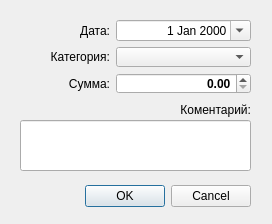
<?xml version="1.0" encoding="UTF-8"?>
<ui version="4.0">
 <class>Dialog</class>
 <widget class="QDialog" name="Dialog">
  <property name="geometry">
   <rect>
    <x>0</x>
    <y>0</y>
    <width>272</width>
    <height>224</height>
   </rect>
  </property>
  <property name="minimumSize">
   <size>
    <width>272</width>
    <height>224</height>
   </size>
  </property>
  <property name="maximumSize">
   <size>
    <width>272</width>
    <height>224</height>
   </size>
  </property>
  <property name="windowTitle">
   <string>Ввод расхода:</string>
  </property>
  <property name="sizeGripEnabled">
   <bool>false</bool>
  </property>
  <property name="modal">
   <bool>true</bool>
  </property>
  <widget class="QDialogButtonBox" name="buttonBox">
   <property name="geometry">
    <rect>
     <x>20</x>
     <y>180</y>
     <width>231</width>
     <height>32</height>
    </rect>
   </property>
   <property name="orientation">
    <enum>Qt::Horizontal</enum>
   </property>
   <property name="standardButtons">
    <set>QDialogButtonBox::Cancel|QDialogButtonBox::Ok</set>
   </property>
  </widget>
  <widget class="QLabel" name="labelComment">
   <property name="geometry">
    <rect>
     <x>20</x>
     <y>100</y>
     <width>231</width>
     <height>20</height>
    </rect>
   </property>
   <property name="minimumSize">
    <size>
     <width>90</width>
     <height>0</height>
    </size>
   </property>
   <property name="text">
    <string>Коментарий:</string>
   </property>
   <property name="alignment">
    <set>Qt::AlignRight|Qt::AlignTrailing|Qt::AlignVCenter</set>
   </property>
  </widget>
  <widget class="QWidget" name="layoutWidget">
   <property name="geometry">
    <rect>
     <x>20</x>
     <y>20</y>
     <width>231</width>
     <height>74</height>
    </rect>
   </property>
   <layout class="QFormLayout" name="formLayout">
    <item row="0" column="0">
     <widget class="QLabel" name="labelDate">
      <property name="minimumSize">
       <size>
        <width>90</width>
        <height>0</height>
       </size>
      </property>
      <property name="text">
       <string>Дата:</string>
      </property>
      <property name="alignment">
       <set>Qt::AlignRight|Qt::AlignTrailing|Qt::AlignVCenter</set>
      </property>
     </widget>
    </item>
    <item row="0" column="1">
     <widget class="QDateEdit" name="dateEdit">
      <property name="alignment">
       <set>Qt::AlignRight|Qt::AlignTrailing|Qt::AlignVCenter</set>
      </property>
      <property name="calendarPopup">
       <bool>true</bool>
      </property>
     </widget>
    </item>
    <item row="1" column="0">
     <widget class="QLabel" name="labelType">
      <property name="minimumSize">
       <size>
        <width>90</width>
        <height>0</height>
       </size>
      </property>
      <property name="text">
       <string>Категория:</string>
      </property>
      <property name="alignment">
       <set>Qt::AlignRight|Qt::AlignTrailing|Qt::AlignVCenter</set>
      </property>
     </widget>
    </item>
    <item row="1" column="1">
     <widget class="QComboBox" name="comboBoxType">
      <property name="currentIndex">
       <number>-1</number>
      </property>
      <item>
       <property name="text">
        <string>Проезд</string>
       </property>
      </item>
      <item>
       <property name="text">
        <string>Обед</string>
       </property>
      </item>
      <item>
       <property name="text">
        <string>Развлечения</string>
       </property>
      </item>
     </widget>
    </item>
    <item row="2" column="0">
     <widget class="QLabel" name="labelSumm">
      <property name="minimumSize">
       <size>
        <width>90</width>
        <height>0</height>
       </size>
      </property>
      <property name="text">
       <string>Сумма:</string>
      </property>
      <property name="alignment">
       <set>Qt::AlignRight|Qt::AlignTrailing|Qt::AlignVCenter</set>
      </property>
     </widget>
    </item>
    <item row="2" column="1">
     <widget class="QDoubleSpinBox" name="spinBoxSumma">
      <property name="font">
       <font>
        <weight>75</weight>
        <bold>true</bold>
       </font>
      </property>
      <property name="alignment">
       <set>Qt::AlignRight|Qt::AlignTrailing|Qt::AlignVCenter</set>
      </property>
      <property name="maximum">
       <double>999999.989999999990687</double>
      </property>
     </widget>
    </item>
   </layout>
  </widget>
  <widget class="QLineEdit" name="lineEditComment">
   <property name="geometry">
    <rect>
     <x>20</x>
     <y>120</y>
     <width>231</width>
     <height>51</height>
    </rect>
   </property>
  </widget>
 </widget>
 <tabstops>
  <tabstop>dateEdit</tabstop>
  <tabstop>comboBoxType</tabstop>
 </tabstops>
 <resources/>
 <connections>
  <connection>
   <sender>buttonBox</sender>
   <signal>accepted()</signal>
   <receiver>Dialog</receiver>
   <slot>accept()</slot>
   <hints>
    <hint type="sourcelabel">
     <x>238</x>
     <y>194</y>
    </hint>
    <hint type="destinationlabel">
     <x>157</x>
     <y>223</y>
    </hint>
   </hints>
  </connection>
  <connection>
   <sender>buttonBox</sender>
   <signal>rejected()</signal>
   <receiver>Dialog</receiver>
   <slot>reject()</slot>
   <hints>
    <hint type="sourcelabel">
     <x>250</x>
     <y>200</y>
    </hint>
    <hint type="destinationlabel">
     <x>271</x>
     <y>223</y>
    </hint>
   </hints>
  </connection>
 </connections>
</ui>
